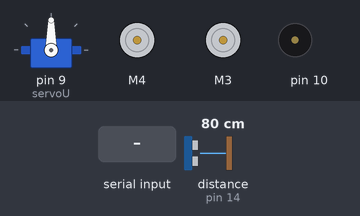
Simulated run of this sketch. Board: Arduino Uno, built with avr-gcc and run on an emulated ATmega328P. On the bench: servo, 2 × DC motor (green arrow = forward, orange = backward, longer = faster), buzzer (waves = sounding). The inputs (shaded band) are chosen by the test bench; at power-on: distance to the obstacle (sensor on pin 14) 80 cm. The echo pulse lasts 58.3 µs per cm.

Above: at 1.3 s.
1.4 s: "1\n" received over the second serial link
At 2.5 s:
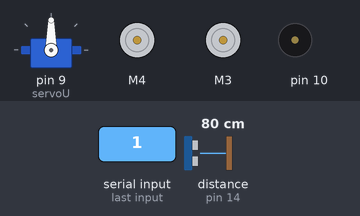
2.9 s: "C\n" received over the second serial link
At 4.0 s:
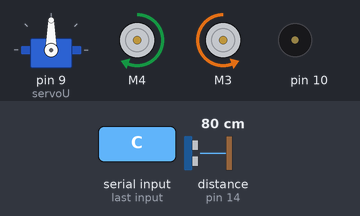
4.4 s: "2\n" received over the second serial link
At 4.8 s:
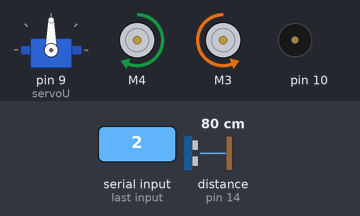
5.9 s: "A\n" received over the second serial link
At 6.08 s:
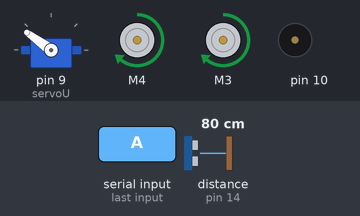
8.9 s: "B\n" received over the second serial link
At 9.2 s:
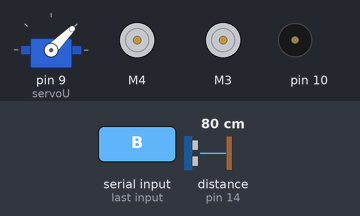
10.4 s: "3\n" received over the second serial link
At 11.8 s:
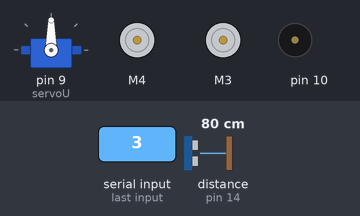
Timing chart, 0 to 12.9 s (numbered marks = the images above; inputs shaded):
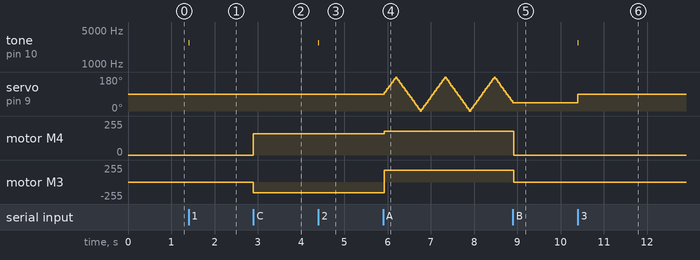

Measured:
- after the input at 1.4 s, tone on pin 10: silent → 2750 Hz at once, → silent 0.03 s later
- after the input at 2.9 s, motor M4: stopped → forward 160/255 at once; motor M3: stopped → backward 160/255 at once
- after the input at 4.4 s, tone on pin 10: silent → 2750 Hz at once, → silent 0.03 s later
- after the input at 8.9 s, servo on pin 9 (servoU): stops changing and stays 45°; motor M4, motor M3: forward 180/255 → stopped at once
- after the input at 10.4 s, tone on pin 10: silent → 2750 Hz at once, → silent 0.03 s later; servo on pin 9 (servoU): 45° → 90° at once

The sketch:

Kit_Smart_Car_2WD_Plus_V1.ino
```cpp
/*
By DrakerDG (c)
Youtube: https://youtube.com/user/DrakerDG
Facebook: https://www.facebook.com/DrakerDG
Instagram: https://www.instagram.com/drakerdgx

* Bluetooth Controller: SoftwareSerial.h library
* Motor Shield L293D V1.2: AFMotor.h library
* Servo motor: Servo.h library
*/

#include <SoftwareSerial.h>
#include <AFMotor.h>
#include <Servo.h>

// Own Software Serial Instance
SoftwareSerial myBT(19, 18); // RX, TX

// Operation mode - Modo de operación
char BT_cmd;
int mode = 1;

// DC motor on M4 and M3
AF_DCMotor motorR(4);
AF_DCMotor motorL(3);

// DC servo motor
Servo servoU;

int on_Robot = 0;

// Sensor Pins
const byte pSen[2] = {17, 16};

// Line Sensors Limits
int sen_max[] = {300,300};
int sen_min[] = {300,300};
int sen_val[] = {0,0};
const int KS = 1000;
int cal_IRS = 0;
int cal_TME = 0;
int online = 0;

/*
Speed and PID Key Setings:

Speed = 160
Kp = 0.12
Ki = 0.0001
Kd = 0.001
*/

// PID constants
float Kp = 0.12; // 0.12;
float Ki = 0.0001; // 0.0001;
float Kd = 0.001; // 0.001;
long P=0, I=0, D=0, PID=0, P_old=0;

// Front limits
const int lim1 = 45;
const int vec1 = -10;
const int vec2 = -9;

// Max speed motors
int maxSR = 200;
int maxSL = 180;
// Proportional error key
const float Ke = 1.5;
// Time to stop (miliseconds)
const int Stop = 200;
// Time to turn (miliseconds)
const int Turn = 350;
int speedR = 0;
int speedL = 0;

// Time for servo movement
const int period = 20;
// Servomotor step
const int lap1 = 9;
// Counter step
int i = 10;
// Direction spin
int CCW = 1;

// Ultrasonic pins
const int trig1 = 15;
const int echo1 = 14;

// Distance Objects Array
int distances[21];
// Detection Object Vector
int xVec = 0;
int zVec = 0;

// Status robot
int avoidSR = 0;

// Tone Timers
unsigned long Time0 = 0;
unsigned long Time1;

// Modules and functions declarations
 int get_DIS(void);
void set_INI(void);
void set_IRS(void);
long get_IRS(long);
void get_PID(void);
void set_VEC(void);
void uss_RAD(void);
void get_VEC(void);
void snd_BZR(int) ;
void set_SPD(void);
void run_FWD(void);
void run_BWD(void);
void run_STP(void);
void run_TRN(int);

void setup() {
  /*
  // Open serial communications and wait for port to open (To test mode)

  Serial.begin(9600);
  while (!Serial) {;}

  Serial.println("Robot Ready!");
  */

  // set the data rate for the SoftwareSerial port
  myBT.begin(9600);

  // turn on servo and aling to the front
  servoU.attach(9);
  servoU.write(i * lap1);
  delay(100);

  // turn on motor #4 and #3
  motorR.setSpeed(200);
  motorR.run(RELEASE);
  motorL.setSpeed(200);
  motorL.run(RELEASE);

  // Ultrasonic Sensor Pins
  pinMode (trig1, OUTPUT);
  pinMode (echo1,INPUT);

  // Initialice vector array
  set_VEC();

}

void loop() {
  if (myBT.available()) BT_cmd = myBT.read();

  // Line Follower Mode Sellected
  if (BT_cmd == '1') {
    mode = 1;
    set_INI();
    maxSR = 160;
    maxSL = 160;
  }

  // Obstacle Avoider Mode Sellected
  else if (BT_cmd == '2') {
    mode = 2;
    set_INI();
    maxSR = 200;
    maxSL = 180;
  }

  // Bluetooth Control Mode Sellected
  else if (BT_cmd == '3') {
    mode = 3;
    set_INI();
    maxSR = 200;
    maxSL = 180;
  }

  /*
  char DataX[100];
  sprintf(DataX,"Mode: %i   On_Robot: %i", mode, on_Robot);
  Serial.println(DataX);
  */

  // Line Follower Mode
  if (mode == 1) {
    if ((BT_cmd == 'A') && (cal_IRS == 1)) {
      on_Robot = 1;
      motorR.run(FORWARD);
      motorL.run(FORWARD);
    }
    else if (BT_cmd == 'B') {
      on_Robot = 0;
      run_STP();
    }
    else if ((BT_cmd == 'C') && (cal_IRS == 0)) {
      speedR = 150;
      speedL = 150;
      run_TRN(1);
      set_IRS();
    }
    else if ((BT_cmd == 'D') && (cal_IRS == 0)) {
      speedR = 150;
      speedL = 150;
      run_TRN(-1);
      set_IRS();
    }
    else if ((BT_cmd == 'Z') && (cal_IRS == 0)) {
      run_STP();
    }
    if (on_Robot == 1) {
      get_PID();
      motorR.setSpeed(speedR);
      motorL.setSpeed(speedL);
    }
  }

  // Obstacle Avoider Mode
  else if (mode == 2) {
    if (BT_cmd == 'A') {
      on_Robot = 1;
    }
    else if (BT_cmd == 'B') {
      on_Robot = 0;
      run_STP();
    }
    if (on_Robot == 1) {
      uss_RAD();
      if (avoidSR == 0) {
        set_SPD();
        run_FWD();
      }
      else if (avoidSR == 1) {
        run_STP();
        delay(Stop);
        avoidSR = 2;
      }
      else if (avoidSR == 2) {
        run_BWD();
      }
      else if (avoidSR == 3) {
        run_TRN(xVec/abs(xVec));
        delay(Turn);
        avoidSR = 0;
      }
    }
  }

  // Bluetooth Control Mode
  else if (mode == 3) {
    if (BT_cmd == 'A') {
      speedR = maxSR;
      speedL = maxSL;
      run_FWD();
    }
    else if (BT_cmd == 'B') {
      run_BWD();
    }
    else if (BT_cmd == 'C') {
      run_TRN(1);
    }
    else if (BT_cmd == 'D') {
      run_TRN(-1);
    }
    else if (BT_cmd == 'Z') {
      run_STP();
    }
  }

  BT_cmd = '\n';
}

// Get distance ultasonic sensor value
int get_DIS(void){
  long Duration1;
  int Distance1;
  digitalWrite(trig1, LOW);
  delayMicroseconds(2);
  digitalWrite(trig1, HIGH);
  delayMicroseconds(10);
  digitalWrite(trig1, LOW);
  Duration1 = pulseIn(echo1, HIGH);
  Distance1 = Duration1*0.03432/2;
  return Distance1;
}

// Set initial status robot
void set_INI(void) {
  on_Robot = 0;
  servoU.write(90);
  snd_BZR(5);
}

// Set infrared sensor values (calibration)
void set_IRS(void){
  int senx = 0;
  for (int k = 0; k < 2; k++){
    senx = analogRead(pSen[k]);
    if (senx < sen_min[k]) sen_min[k] = senx;
    if (senx > sen_max[k]) sen_max[k] = senx;
  }
  cal_TME += 1;
  /*
  char DataX[100];
  sprintf(DataX,"T: %i   min0: %i   max0: %i   min1: %i   max1: %i", cal_TME, sen_min[0], sen_max[0], sen_min[1], sen_max[1]);
  Serial.println(DataX);
  */
  if ((cal_TME > 20) && (sen_max[0] > sen_min[0]) && (sen_max[1] > sen_min[1])) {
    run_STP();
    snd_BZR(3);
    delay(500);
    noTone(10);
    delay(50);
    snd_BZR(10);
    delay(500);
    noTone(10);
    cal_IRS = 1;
  }
}

// Get infrared sensor values
long get_IRS(long Pant){
  online = 0;
  unsigned long Perr;
  unsigned long avgS = 0;
  unsigned int sumS = 0;

  for(int k = 0; k < 2; k++){
    sen_val[k] = analogRead(pSen[k]);
    sen_val[k] = map(sen_val[k], sen_min[k], sen_max[k], 0, KS);
    sen_val[k] = constrain(sen_val[k], 0, KS);
    if (sen_val[k]>150) online = 1;
    avgS += (long)sen_val[k]*(k*KS);
    sumS += sen_val[k];
  }
  if (online == 1) Perr = avgS/sumS - 500;

  delay(10);
  // Only to sensors test
  /*
  char DataX[100];
  sprintf(DataX,"L: %4d   R: %4d   P: %4d", sen_val[0], sen_val[1], Perr);
  Serial.println(DataX);
  */
  return Perr;
}

// Get PID calculation error
void get_PID(void){
  int medR, medL;
  P = get_IRS(P);
  I += P;
  D = D * 0.5 + P - P_old;

  PID = Kp * P + Ki * I + Kd * D;

  P_old = P;

  medR = maxSR - abs(PID);
  medL = maxSL - abs(PID);
  speedR = medR - PID;
  speedL = medL + PID;
}

// Set distance vector array
void set_VEC(void){
  for (int j = 0; j <= 20; j++){
    distances[j] = lim1;
  }
}

// Ultrasonic sensor scanner
void uss_RAD(void){
  servoU.write(i * lap1);
  delay(period);
  distances[i] = get_DIS();
  get_VEC();
  if (distances[i] < lim1) snd_BZR(distances[i]);

  if ((zVec < vec1) and (avoidSR == 0)) avoidSR = 1;  // Stop robot
  if ((zVec > vec2) and (avoidSR == 2)) avoidSR = 3;  // Turn robot

  i = i + CCW;
  if (i < 0){
    i = 1;
    CCW = 1;
  }
  if (i > 20){
    i = 19;
    CCW = -1;
  }
}

// Distance vector calculator
void get_VEC(void){
  long vectx = 0;
  long vectz = 0;
  int objects = 0;
  for (int j = 0; j <= 20; j++){
    if (distances[j] < lim1){
      vectx += sin((j - 10) * lap1 * PI / 180) * (distances[j] - lim1);
      vectz += cos((j - 10) * lap1 * PI / 180) * (distances[j] - lim1);
      objects += 1;
    }
  }
  if (objects > 0) {
     xVec = vectx / objects;
     zVec = vectz / objects;
  }
  else {
    xVec = 0;
    zVec = 0;
  }
}

// Sound buzzer
void snd_BZR(int distx) {
  int Interval;
  Time1 = millis();
  Interval = 15 * distx;
  Interval = constrain(Interval, 50, 2500);
  if (Time1 - Time0 >= Interval) {
    Time0 = Time1;
    tone(10, 1760 + 1320 - distx * 66, 25);
  }
}

// Set speed DC motors
void set_SPD(void) {
  int errP = int(xVec * Ke);
  speedR = maxSR - abs(errP);
  speedL = maxSL - abs(errP);
  speedR = speedR + errP;
  speedL = speedL - errP;
  speedR = constrain(speedR, 0, 255);
  speedL = constrain(speedL, 0, 255);
}

// Run forward
void run_FWD(void) {
  motorR.run(FORWARD);
  motorL.run(FORWARD);
  motorR.setSpeed(speedL);
  motorL.setSpeed(speedL);
  delay(3);
}

// Run stop
void run_STP(void) {
  motorR.run(RELEASE);
  motorL.run(RELEASE);
  delay(3);
}

// Run backward
void run_BWD(void) {
  motorR.run(BACKWARD);
  motorL.run(BACKWARD);
  motorR.setSpeed(maxSR);
  motorL.setSpeed(maxSL);
  delay(3);
}

// Run turn (left or right)
void run_TRN(int CW) {
  if (CW > 0){
    motorR.run(FORWARD);
    motorL.run(BACKWARD);
  }
  else {
    motorR.run(BACKWARD);
    motorL.run(FORWARD);
  }
  motorR.setSpeed(maxSR);
  motorL.setSpeed(maxSL);
  delay(3);
}
```
